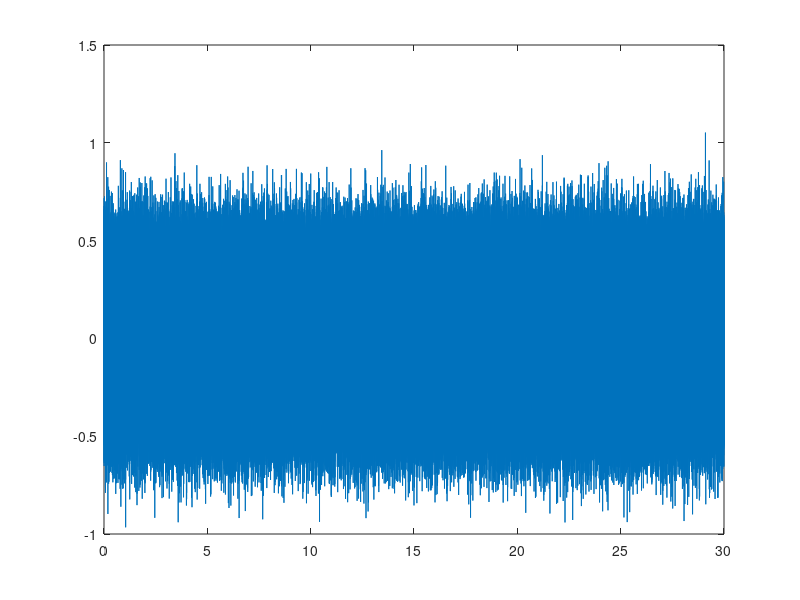

This chart was generated by the following MATLAB code:
fs = 48e3;

t = (0 : 30*fs)/fs;

x = 0.1*sin(2*pi*100*t);

plot(t, x)

noise = 0.2* randn(1, length(x));

%noise = 0.1*sin(2*pi*500*t);

plot(t, x+noise);

sound(x, fs)
